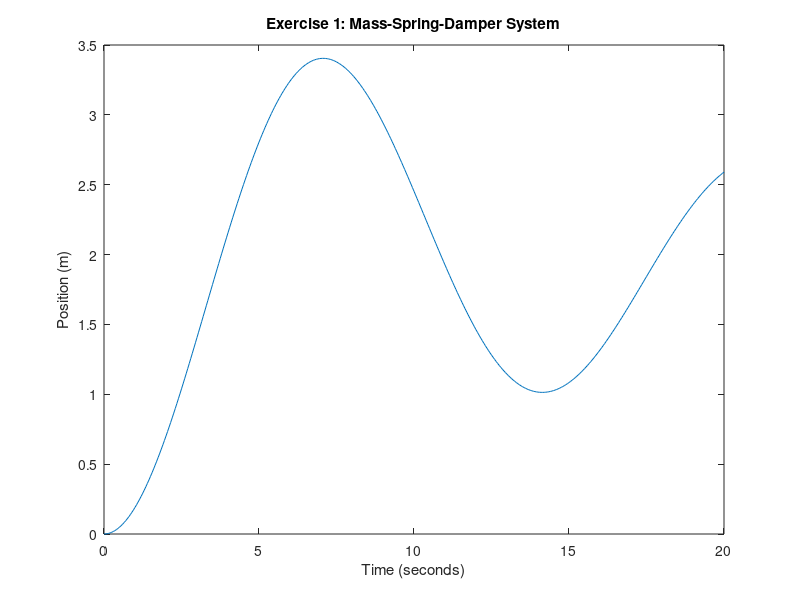
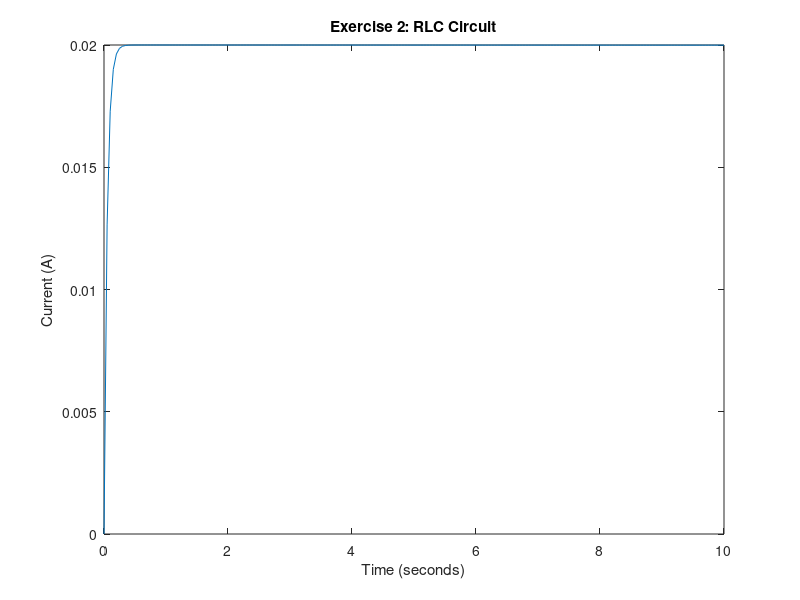

These charts were generated, in order, by the following MATLAB code: (Note: this script raises an error after producing the figures.)
% This script is written for Lab 2 of ES3011 B26 by 
% Aditi Bhattamishra, Kate Stahler, and Yael Whitson (Team 13).
% The script is adapted using a demo script previously provided. 
% Due 11/4/2026

clear; clc;

%% Mass-Springer-Damper System (Q1)

% Create system properties and constants variables
m = 5; %mass [Kg]
k = 1.0; %spring constant [N/m]
b = 0.5; %damping constant [N*s/m]
F = 2; %input force [N]

% Set time array variables
T = 20; %simulation time [s]
dt = 0.05; %time step [s]
t = 0:dt:T; %time array [t]

% Create state space equation coefficient variables
A = [0 1;
     -k/m -b/m];
B = [0; 1/m];
C = [1 0];
D = 0;
sys = ss(A,B,C,D);

% Set input array
u = F*ones(size(t));

% Run simulation
[y1, x1] = lsim(sys,u,t);

% Make figure (we do this manually to create four separate plots without
% overwriting)
figure;
plot (x1, y1);
title("Exercise 1: Mass-Spring-Damper System");
xlabel("Time (seconds)");
ylabel("Position (m)");

%% RLC Circuit (Q2)

% Create system properties and constants variables
L = 5; %inductance [H]
c = 300; %capacitance [F]
R = 100; %resistance [Kohm]
V = 300; %input voltage [V]

% Set time array variables
T = 10; %simulation time [s]
dt = 0.05; %time step [s]
t = 0:dt:T; %time array [t]

% Create state space equation coefficient variables
A = [0 1;
    -1/(L*c) -R/L];
B = [0; 1/L];
C = [0 1];
D = 0;
sys = ss(A,B,C,D);

% Set input array
u = F*ones(size(t));

% Run simulation
[y2, x2] = lsim(sys,u,t);

% Make figure
figure;
plot (x2, y2);
title("Exercise 2: RLC Circuit");
xlabel("Time (seconds)");
ylabel("Current (A)");

%% Cruise-Control Car (Q3)

% Create system properties and constants variables
m = 1500; %vehicle mass [kg]
b = 50; %damping coefficient [N*s/m]
U = 1500; %input force [N]

% Set time array variables
T = 100; %simulation time [s]
dt = 0.05; %time step [s]
t = 0:dt:T; %time array [t]

% Create state space equation coefficient variables
A = []; %fill in and delete this comment after
B = []; %fill in and delete this comment after
C = []; %fill in and delete this comment after
D = []; %fill in and delete this comment after
sys = ss(A,B,C,D);

% Set input array
u = F*ones(size(t));

% Run simulation
[y3, x3] = lsim(sys,u,t);

% Make figure
figure;
plot (x3, y3);
title("Exercise 3: Cruise-Control Car");
xlabel("Time (seconds)");
ylabel(""); %fill in and delete this comment after

%% Motor Position (Q4)

% Create system properties and constants variables
J = 3*10^(-6); %rotor moment of inertia [kg*m^2]
b = 3.5*10^(-6); %motor friction coefficient [N*s/m]
K = 0.025; %electric force/motor torque coefficient [V/rad/sec]
R = 5; %resistance [Ohm]
L = 3*10^(-6); %inductance [H]
V = 100; %input voltage [V]

% Set time array variables
T = 10; %simulation time [s]
dt = 0.05; %time step [s]
t = 0:dt:T; %time array [t]

% Create state space equation coefficient variables
A = []; %fill in and delete this comment after
B = []; %fill in and delete this comment after
C = []; %fill in and delete this comment after
D = []; %fill in and delete this comment after
sys = ss(A,B,C,D);

% Set input array
u = F*ones(size(t));

% Run simulation
[y4, x4] = lsim(sys,u,t);

% Make figure
figure;
plot (x4, y4);
title("Exercise 4: Motor Position");
xlabel("Time (seconds)");
ylabel(""); %fill in and delete this comment after
